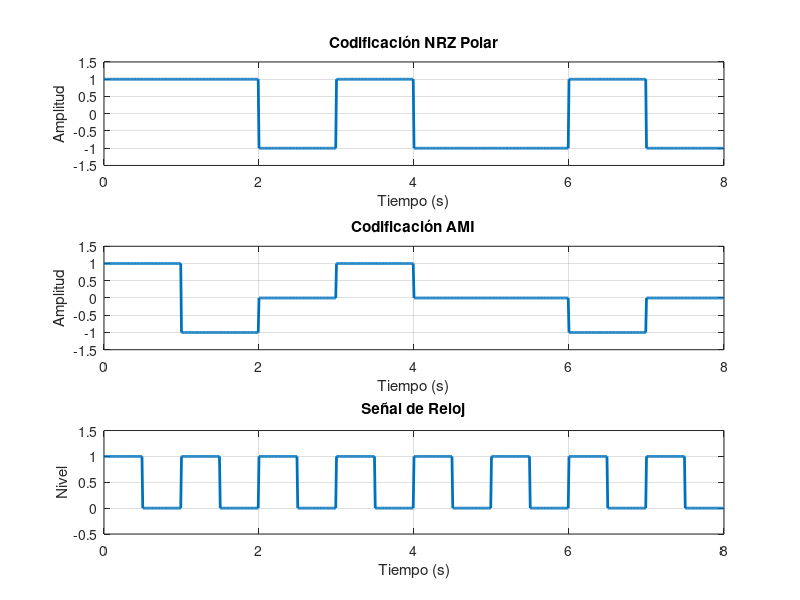

The MATLAB source for this figure:
clc; clear; close all;

%% 1. Secuencia binaria
bits = [1 1 0 1 0 0 1 0];
N = length(bits);

%% 2. Parámetros
Tb = 1;                       % Duración del bit
fs = 100;                     % Frecuencia de muestreo
t = 0:1/fs:Tb - 1/fs;         % Tiempo para un bit
half = length(t)/2;
time_total = 0:1/fs:N*Tb - 1/fs;

%% 3. Inicialización de señales
nrz_polar = [];
ami = [];
clock_signal = [];
ami_level = 1;  % para alternancia

%% 4. Codificación de la secuencia
for i = 1:N
    % --- NRZ Polar ---
    if bits(i) == 1
        nrz = ones(1, length(t));    % 1 → +1
    else
        nrz = -ones(1, length(t));   % 0 → -1
    end
    nrz_polar = [nrz_polar nrz];

    % --- AMI ---
    if bits(i) == 1
        ami_bit = ami_level * ones(1, length(t));
        % alterna polaridad
        ami_level = -ami_level;  
    else
        ami_bit = zeros(1, length(t));
    end
    ami = [ami ami_bit];

    % --- Reloj ---
    clk = [ones(1, half), zeros(1, half)];
    clock_signal = [clock_signal clk];
end

figure;

subplot(3,1,1);
plot(time_total, nrz_polar, 'LineWidth', 2);
title('Codificación NRZ Polar');
xlabel('Tiempo (s)');
ylabel('Amplitud');
axis([0 N -1.5 1.5]);
grid on;

subplot(3,1,2);
plot(time_total, ami, 'LineWidth', 2);
title('Codificación AMI');
xlabel('Tiempo (s)');
ylabel('Amplitud');
axis([0 N -1.5 1.5]);
grid on;

subplot(3,1,3);
plot(time_total, clock_signal, 'LineWidth', 2);
title('Señal de Reloj');
xlabel('Tiempo (s)');
ylabel('Nivel');
axis([0 N -0.5 1.5]);
grid on;
